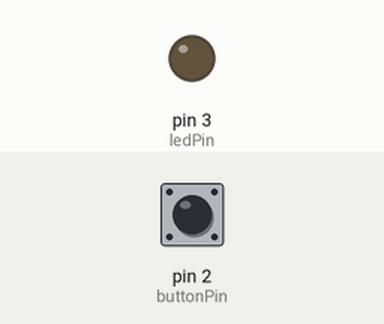
Simulated run of this sketch. Board: Arduino Uno, built with avr-gcc and run on an emulated ATmega328P. Shown: output pins drawn as LEDs (lit = HIGH). Inputs (shaded band) come from the test bench; at power-on: pin 2 (buttonPin) HIGH.

Above: at 1.2 s.
1.3 s: pin 2 (buttonPin) pulled LOW for 0.15 s
At 1.9 s:
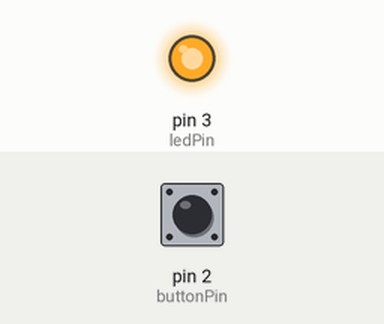
2.9 s: pin 2 (buttonPin) pulled LOW for 1 s
At 4.3 s:
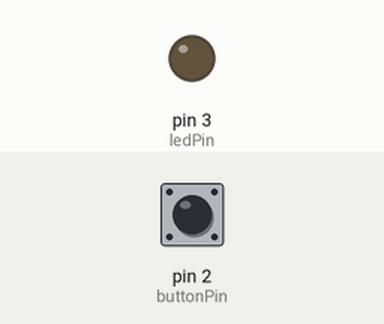
5.4 s: pin 2 (buttonPin) pulled LOW for 3.2 s
At 6.2 s:
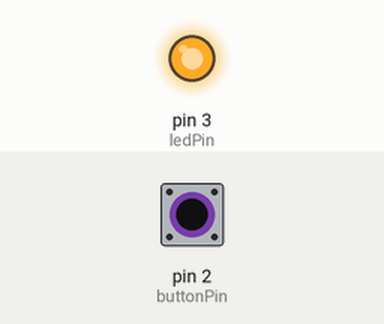
Timing chart, 0 to 8.4 s (numbered marks = the images above; inputs shaded):
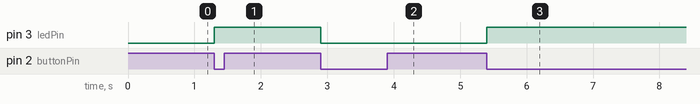

The sketch:

09_SW_cntl_copy.ino
```cpp
const int ledPin = 3;
const int buttonPin = 2;
int led_flag = 0; // 0이면 off 1이면 on
int cur_btn_val = 1, pre_btn_vla = 1;  // 평소에 엑티브 하이니깐 1

void setup() {
  // put your setup code here, to run once:
  Serial.begin(115200);

  pinMode(ledPin, OUTPUT);
  pinMode(buttonPin, INPUT);

  digitalWrite(ledPin, LOW);

}

void loop() {
  // put your main code here, to run repeatedly:

  cur_btn_val = digitalRead(buttonPin); // 현재값 저장

  if( (cur_btn_val==LOW) && (pre_btn_vla==HIGH) ) {

    if( led_flag == 0 ){
      digitalWrite(ledPin, HIGH);
      led_flag = 1;
    }
    else{
      digitalWrite(ledPin, LOW);
      led_flag = 0;
    }

    //delay(300);

  }

  pre_btn_vla = cur_btn_val; // 이전값 갱신

}
```

Measured:
- after the input at 1.3 s, pin 3 (ledPin): LOW → HIGH at once
- after the input at 2.9 s, pin 3 (ledPin): HIGH → LOW at once
- after the input at 5.4 s, pin 3 (ledPin): LOW → HIGH at once
